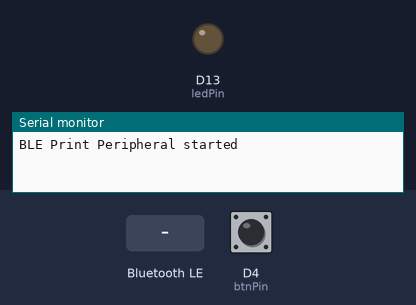
This sketch was run on a simulated Arduino Nano 33 IoT. Parts: output pins drawn as LEDs (lit = HIGH), the last lines printed to the serial monitor. Inputs (shaded band) come from the test bench; at power-on: D4 (btnPin) HIGH. Nothing arrives over Bluetooth unless stated; a phone connects over Bluetooth LE 3 s after start.

Above: at 1.7 s.
1.8 s: Bluetooth LE write "1" received
At 3.8 s:
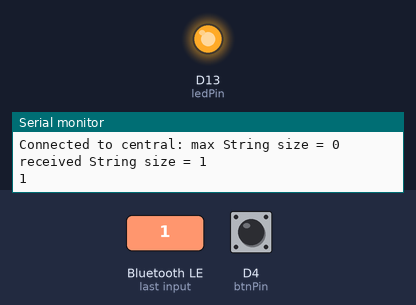
4.8 s: Bluetooth LE write "0" received
Timing chart, 0 to 7.8 s (numbered marks = the images above; inputs shaded):
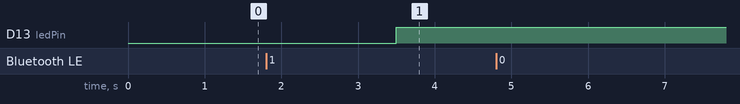

The sketch:

printerBLE.ino
```cpp
/*
Example for Arduino Nana RP2040 connect
A.B. ECAL 2022

*/

#include <ArduinoBLE.h>

BLEService printservice("6e400001-b5a3-f393-e0a9-e50e24dcca9e");

BLEStringCharacteristic stringCharacteristic("6e400001-b5a3-f393-e0a9-e50e24dcca9e", BLEWrite, 200); // 20 max length
BLEIntCharacteristic buttonCharacteristic("19B10001-E8F2-537E-4F6C-D104768A1214", BLERead | BLENotify);

const int ledPin = LED_BUILTIN; // pin to use for the LED
const int btnPin = 4; // pin to use for the BUTTON
int buttonState;
int lastButtonState = 1;

void setup() {
  Serial.begin(9600);
  delay(500);

  // set Button pin to input mode
  pinMode(btnPin, INPUT_PULLUP);
  // set LED pin to output mode
  pinMode(ledPin, OUTPUT);
  digitalWrite(ledPin, LOW);

  // begin initialization
  if (!BLE.begin()) {
    Serial.println("starting Bluetooth® Low Energy module failed!");

    while (1);
  }

  // set advertised local name and service UUID:
  BLE.setLocalName("BLEprinter");
  BLE.setDeviceName("BLEprinter");
  BLE.setAdvertisedServiceUuid(printservice.uuid());
  BLE.setAdvertisedService(printservice);

  printservice.addCharacteristic(stringCharacteristic);
  printservice.addCharacteristic(buttonCharacteristic);

  // add service
  BLE.addService(printservice);


  // start advertising
  BLE.advertise();

  Serial.println("BLE Print Peripheral started");
}

void loop() {
  // listen for Bluetooth® Low Energy peripherals to connect:
  BLEDevice central = BLE.central();

  // if a central is connected to peripheral:
  if (central) {
    BLE.poll();
    Serial.print("Connected to central: ");
    // if connected turn led ON
    digitalWrite(ledPin, HIGH);

    // while the central is still connected to peripheral:
    while (central.connected()) {
      // check if button pressed
      buttonState = digitalRead(btnPin);
      if (buttonState != lastButtonState) {
        if (buttonState == 0) { // button pressed (connect to gnd)
          buttonCharacteristic.writeValue(1);
        }else{
          buttonCharacteristic.writeValue(0);
        }
        lastButtonState = buttonState;
        delay(10);
      }

      // if the remote device wrote to the characteristic,
      // use the value to control the LED:
      if (stringCharacteristic.written()) {
        if (stringCharacteristic.value()) {   // any value other than 0
          Serial.print("max String size = ");
          Serial.println(stringCharacteristic.valueSize());
          Serial.print("received String size = ");
          Serial.println(stringCharacteristic.valueLength());
          String valString = stringCharacteristic.value();
          Serial.println(valString);

        }
      }
    }

    // when the central disconnects, print it out:
    Serial.print(F("Disconnected from central: "));
    Serial.println(central.address());
    // if disconnected turn led ON
    digitalWrite(ledPin, LOW);
  }
}
```
